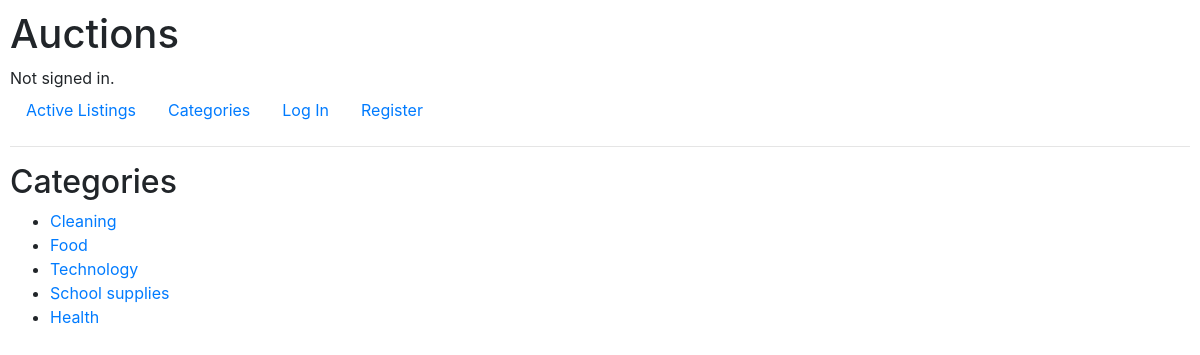
The page /categories on the database its author committed.
### auctions/models.py (models this page shows, shortened)
class Category(models.Model):
    name = models.CharField(max_length=64)

### auctions/views.py (the view)
# urls.py: path("categories", views.categories, name="categories"),
def categories(request):
    categories = Category.objects.all()
    return render(request, "auctions/categories.html", {
        "categories": categories
    })

### auctions/templates/auctions/categories.html (shortened to what this page needs)
{% extends "auctions/layout.html" %}
{% block body %}
    <h2>Categories</h2>
    <ul>
        {% for cat in categories %}
            <li><a href="{% url 'category' cat.name %}">{{ cat.name }}</a></li>
        {% endfor %}
    </ul>
{% endblock %}

### auctions/static/auctions/styles.css (style rules this page uses)
body { padding: 10px; }

### rows shown on the page
Category: name "Cleaning"
Category: name "Food"
Category: name "Technology"
Category: name "School supplies"
Category: name "Health"
